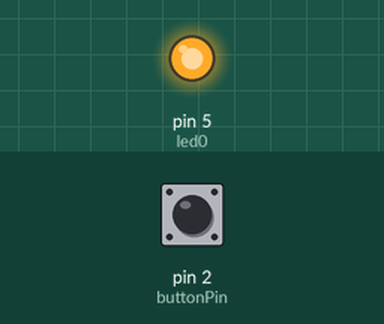
The sketch below on a simulated Arduino Uno, built with avr-gcc and run on an emulated ATmega328P. Parts: output pins drawn as LEDs (lit = HIGH). The test bench sets the inputs (shaded band); at power-on: pin 2 (buttonPin) HIGH.

Above: at 1.2 s.
1.3 s: pin 2 (buttonPin) pulled LOW for 0.25 s
At 1.5 s:
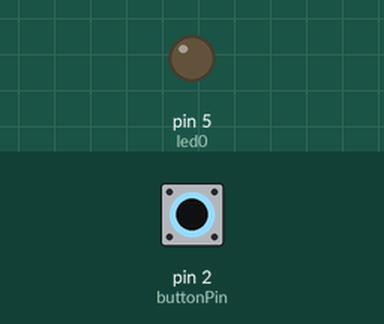
3.1 s: pin 2 (buttonPin) pulled LOW for 3.2 s
At 7.8 s:
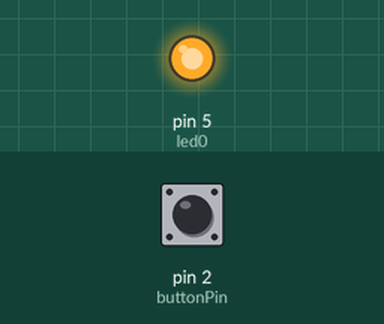
Timing chart, 0 to 9.3 s (numbered marks = the images above; inputs shaded):
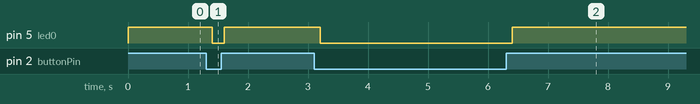

Measured:
- after the input at 1.3 s, pin 5 (led0): HIGH → LOW after 0.10 s, → HIGH 0.20 s later
- after the input at 3.1 s, pin 5 (led0): HIGH → LOW after 0.10 s, → HIGH 3.2 s later

The sketch:

prog4_8leds.ino
```cpp
/**********************************************************************************
**                                                                               **
**                           on/off button control LED                           **
**                                                                               **
**                                                                               **
**********************************************************************************/
//********** Includes *************************************************************
//********** Variables ************************************************************
const int led0 = 5;          // donar nom al pin 5 de l’Arduino
const int buttonPin = 2;     // donar nom al pin 2 de l’Arduino
int buttonState = 0;         // per guardar l’estat en que és troba el button
//********** Setup ****************************************************************
void setup()
{
  pinMode(led0, OUTPUT);     // definir el pin 5 com una sortida
  pinMode(buttonPin, INPUT); // definir el pin 2 com una entrada
}
//********** Loop *****************************************************************
void loop()
{
        buttonState = digitalRead(buttonPin);  //llegir l’estat del button i gardar-lo
  if (buttonState == 0)
  {
digitalWrite(led0,0);               //led apagat
        }
          else
          {
digitalWrite(led0,1);
          }
          delay(200);  //per no estar llegint button molt ràpid
        }
        //********** Funcions *************************************************************
```
